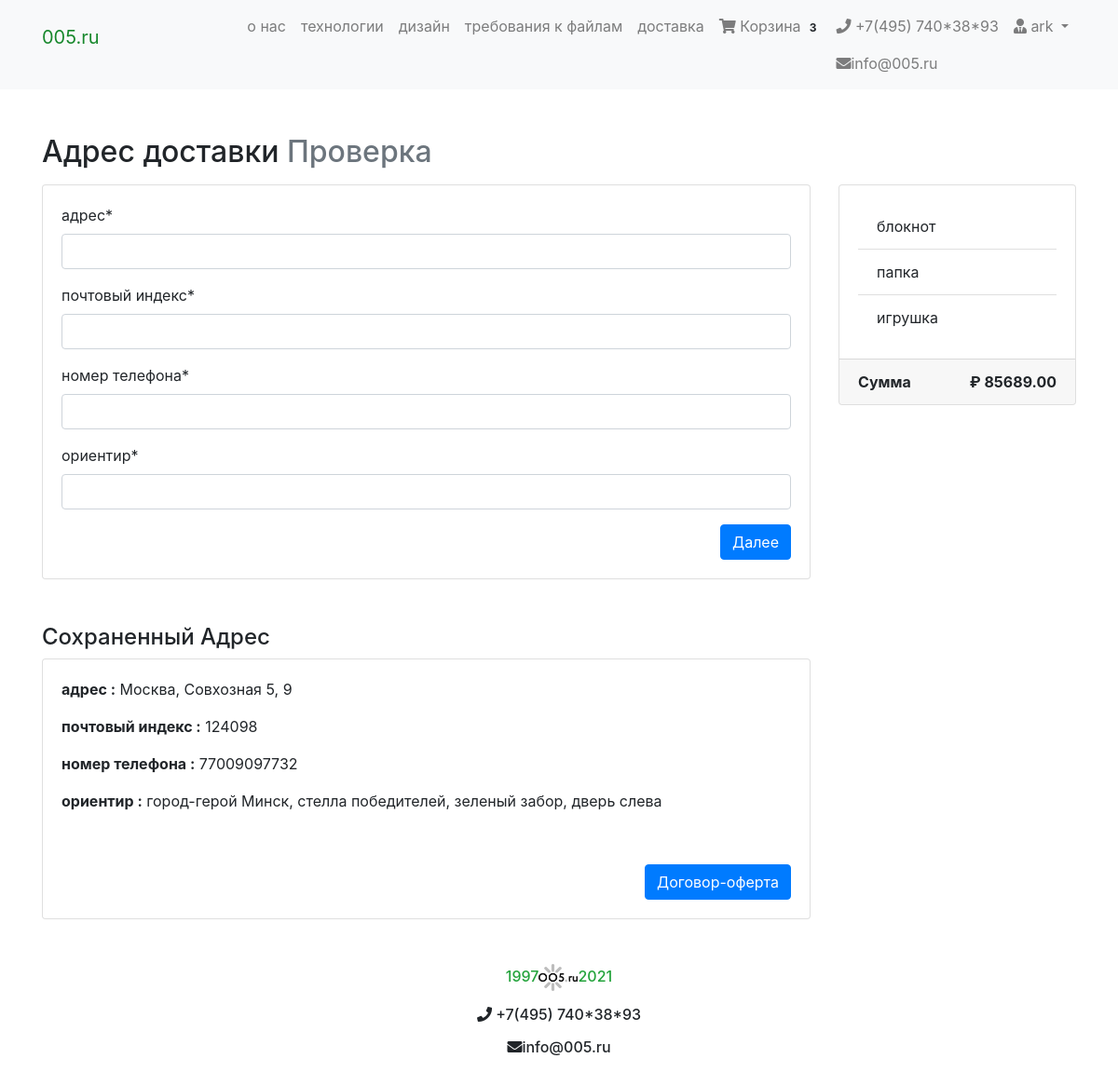
Screenshot of /checkout/ (signed in) with the database file from the repository.
### cart/models.py (models this page shows, shortened)
class Order(models.Model):
    orderitems  = models.ManyToManyField(Cart)
    user = models.ForeignKey(User, on_delete=models.CASCADE)
    ordered = models.BooleanField(default=False)
    created = models.DateTimeField(auto_now_add=True)
    paymentId = models.CharField(max_length=200, blank=True , null=True)
    orderId = models.CharField(max_length=200, blank=True, null=True)
    def get_totals(self):
        total = 0
        for order_item in self.orderitems.all():
            total += order_item.get_total()
        return total

class Cart(models.Model):
    user = models.ForeignKey(User, on_delete=models.CASCADE)
    item = models.ForeignKey(Product, on_delete=models.CASCADE)
    quantity = models.IntegerField(default=1)
    purchased = models.BooleanField(default=False)
    created = models.DateTimeField(auto_now_add=True)
    def get_total(self):
        total = int(float(self.item.calc()))
        return total #floattotal

### checkout/models.py (models this page shows, shortened)
class BillingAddress(models.Model):
	user = models.ForeignKey(User, on_delete=models.CASCADE)
	address = models.CharField(max_length=100)
	zipcode = models.CharField(max_length=50)
	cellular = models.CharField(max_length=50)
	landmark = models.CharField(max_length=300)
	class Meta:
		verbose_name_plural = "Billing Addresses"

### products/models.py (models this page shows, shortened)
class  Product(PolymorphicModel):
    mainimage = models.ImageField(upload_to='products/', blank=True, null=True)
    name = models.CharField(max_length=300, default = None, null=True)
    slug = models.SlugField(default = None, null=True)
    subcategory = models.ForeignKey(SubCategory, on_delete=models.CASCADE, default = None, null=True)
    category = models.ForeignKey(Category, on_delete=models.CASCADE, default = None, null=True)
    preview_text = models.TextField(max_length=50, verbose_name='Preview Text', blank=True, null=True)
    detail_text = models.TextField(max_length=1000, verbose_name='Detail Text', blank=True, null=True)
    lim1 = models.FloatField(default = None, null=True)
    lim2 = models.FloatField(default = None, null=True)
    tirazh = models.IntegerField(null=False)
    t = models.IntegerField(null=True)
    p = models.FloatField(default = None, null=True)
    box_size = models.CharField(max_length=50)
    def calc(self):
        boxsize = self.boxsizes_set.get(value = self.box_size)
        a = float(boxsize.b*self.tirazh**2+boxsize.b*self.tirazh**1+boxsize.h)*self.p*1.06
        return "{0:.2f}".format(round(a,0))

### checkout/views.py (the view, shortened to what this page needs)
# urls.py: path('checkout/', checkout, name="index"),
def checkout(request):
    form = BillingForm
    order_qs = Order.objects.filter(user= request.user, ordered=False)
    order_items = order_qs[0].orderitems.all()
    order_total = order_qs[0].get_totals()
    context = {"form": form, "order_items": order_items, "order_total": order_total}
    saved_address = BillingAddress.objects.filter(user = request.user)
    if saved_address.exists():
        savedAddress = saved_address.first()
        context = {"form": form, "order_items": order_items, "order_total": order_total, "savedAddress": savedAddress}
    return render(request, 'checkout/index.html', context)

### cart/templatetags/cart_tag.py (called while the page is built)
@register.filter
def cart_total(user):
    order = Order.objects.filter(user=user, ordered=False)
    if order.exists():
    	return order[0].orderitems.count()
    else:
    	return 0

### checkout/templates/checkout/index.html (shortened to what this page needs)
{% extends 'products/base.html' %}
{% load crispy_forms_tags %}
{% block content %}
<div class="container mt-5">
  <h2 class="mb-3">Адрес доставки  <span class="text-muted">Проверка</span></h2>
  <div class="row">
    <div class="col-md-9">
     <div class="card mb-5" style="height: auto">
       <div class="card-body">
          <form method="POST">
         {{ form | crispy}}
          <button type="submit" class="btn btn-primary float-right">Далее</button>
          </form>
       </div>
     </div>
      {% if savedAddress %}
      <h4>Сохраненный Адрес</h4>
      <div class="card mb-5" style="height: auto">
        <div class="card-body">
          <p><b>адрес :</b> {{ savedAddress.address }}</p>
          <p><b>почтовый индекс :</b> {{ savedAddress.zipcode }}</p>
          <p><b>номер телефона :</b> {{ savedAddress.cellular }}</p>
          <p><b>ориентир :</b> {{ savedAddress.landmark }}</p>
        </div>
        <div class="card-body">
        <a href="{% url 'checkout:send_email' %}" class="btn btn-primary float-right">Договор-оферта</a>
        </div>
      </div>
      {% endif %}
    </div>
    <div class="col-md-3">
      <div class="card" style="height: auto">
        <div class="card-body">
          <ul class="list-group list-group-flush">
            {% for item in order_items %}
            <li class="list-group-item">{{ item.item.name }} </li>
            {% endfor %}
          </ul>
        </div>
           <div class="card-footer">
            <span class="float-left"><b>Сумма</b></span>
            <span class="float-right"><b>₽ {{ order_total | floatformat:2 }}</b></span>
          </div>
      </div>
    </div>
  </div>
</div>
{% endblock %}

### products/templates/products/navbar.html (shortened to what this page needs)
{% load cart_tag %}
<nav class="navbar navbar-expand-lg navbar-light bg-light">
  <div class="container">
  <a class="navbar-brand" href="/"><p style="color:rgb(24, 136, 44)">005.ru</p></a>
  <div class="collapse navbar-collapse" id="navbarNav">
    <ul class="navbar-nav ml-auto">
      <li {% if request.path == 'contact' %}class="nav-item active"{% else %}class="nav-item"{% endif %}>
        <a class="nav-link" href="http://127.0.0.1:8000/about.html/">о нас <span class="sr-only">(current)</span></a>
      </li>
      <li class="nav-item">
        <a class="nav-link" href="http://127.0.0.1:8000/technologies.html">технологии</a>
      </li>
      <li class="nav-item">
        <a class="nav-link" href="http://127.0.0.1:8000/layout.html">дизайн</a>
      </li>
      <li class="nav-item">
        <a class="nav-link" href="http://127.0.0.1:8000/requirements.html/">требования к файлам</a>
      </li>
      <li class="nav-item">
        <a class="nav-link" href="http://127.0.0.1:8000/delivery.html/">доставка</a>
      </li>
      {% if request.user.is_authenticated %}
      <li class="nav-item">
        <a class="nav-link" href="{% url 'mainapp:cart-home' %}">
          <i class="fa fa-shopping-cart"></i> Корзина
          <span class="badge badge-light">{{ request.user| cart_total }}</span>
        </a>
      </li>
      <li class="nav-item">
        <a class="nav-link" href="#"><i class="fa fa-phone"></i> +7(495) 740*38*93</a>
        <a class="nav-link" href="#"><i class="fa fa-envelope" aria-hidden="true"></i>info@005.ru</a>
      </li>
      <li class="nav-item dropdown">
        <a class="nav-link dropdown-toggle" href="#" id="navbarDropdown" role="button" data-toggle="dropdown" aria-haspopup="true" aria-expanded="false">
          <i class="fas fa-user-tie"></i> {{ request.user.username }}
        </a>
      </li>
      {% else %}
       <li class="nav-item">
        <a  class="btn btn-primary" href="/accounts/login/">Login / Register</a>
      </li>
      {% endif %}
    </ul>
  </div>
  </div>
</nav>

### products/templates/products/base.html (style rules this page uses)
.card { height: 300px; }

### rows the page displays
BillingAddress: address "Москва, Совхозная 5, 9", zipcode "124098", cellular "77009097732", landmark "город-герой Минск, стелла победителей, зеленый забор, дверь слева"
Cart: item.name "блокнот"
Cart: item.name "папка"
Cart: item.name "игрушка"

### other values shown
{{ request.user| cart_total }} "3"
{{ request.user.username }} "ark"
{{ order_total | floatformat:2 }} "85689.00"
